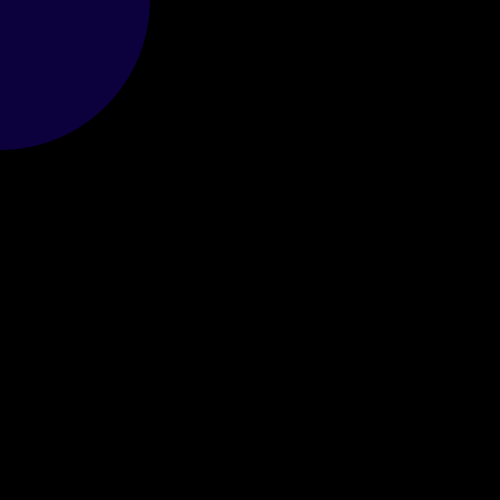
Frame 1 (no input)
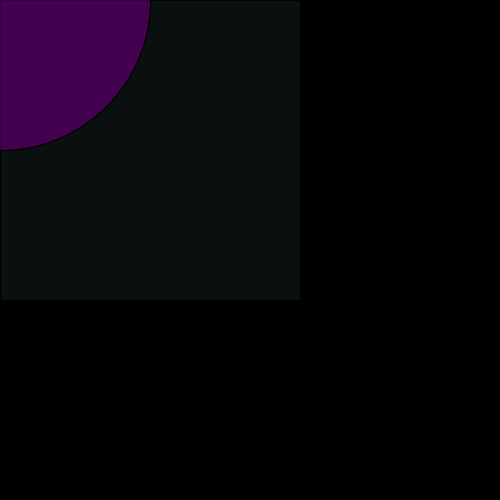
Frame 60 (the mouse pressed at the canvas centre just before this capture)
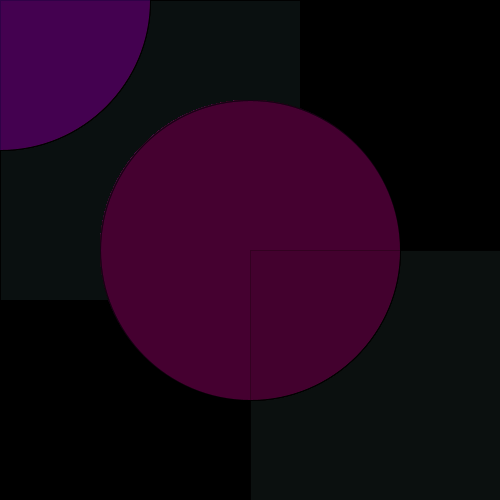
Frame 120 (the mouse held since frame 60 and released just before this capture)

The Processing sketch that drew these frames (run headless with seeded random() and noise(); from frame 60 on, the mouse is pressed at the canvas centre):

// Processing sketch: processing_22264
// ── processing_22264.pde

 /*
Sketch Name  by Leigha Phillips, licensed under Creative Commons Attribution-Share Alike 3.0 and GNU GPL license.
Work: http://openprocessing.org/visuals/?visualID=XXXXXXX 
License: 
http://creativecommons.org/licenses/by-sa/3.0/
http://creativecommons.org/licenses/GPL/2.0/
*
Modified by: Cigdem Keskin
*/     
void setup() {
  size(500,500);
  stroke(random(0), 70);
  background(0);
} 
void draw() {
   
  fill(random(25),random(25),random(25), 7);
  rect(mouseX,mouseY,300,300);
   
  fill(random (255),random(0),random(0), 70);
  ellipse(mouseX,mouseY,300,300);
   
  fill(random(0),random(0),random(255), 70);
  ellipse(mouseY,mouseX,300, 300);
   
}
